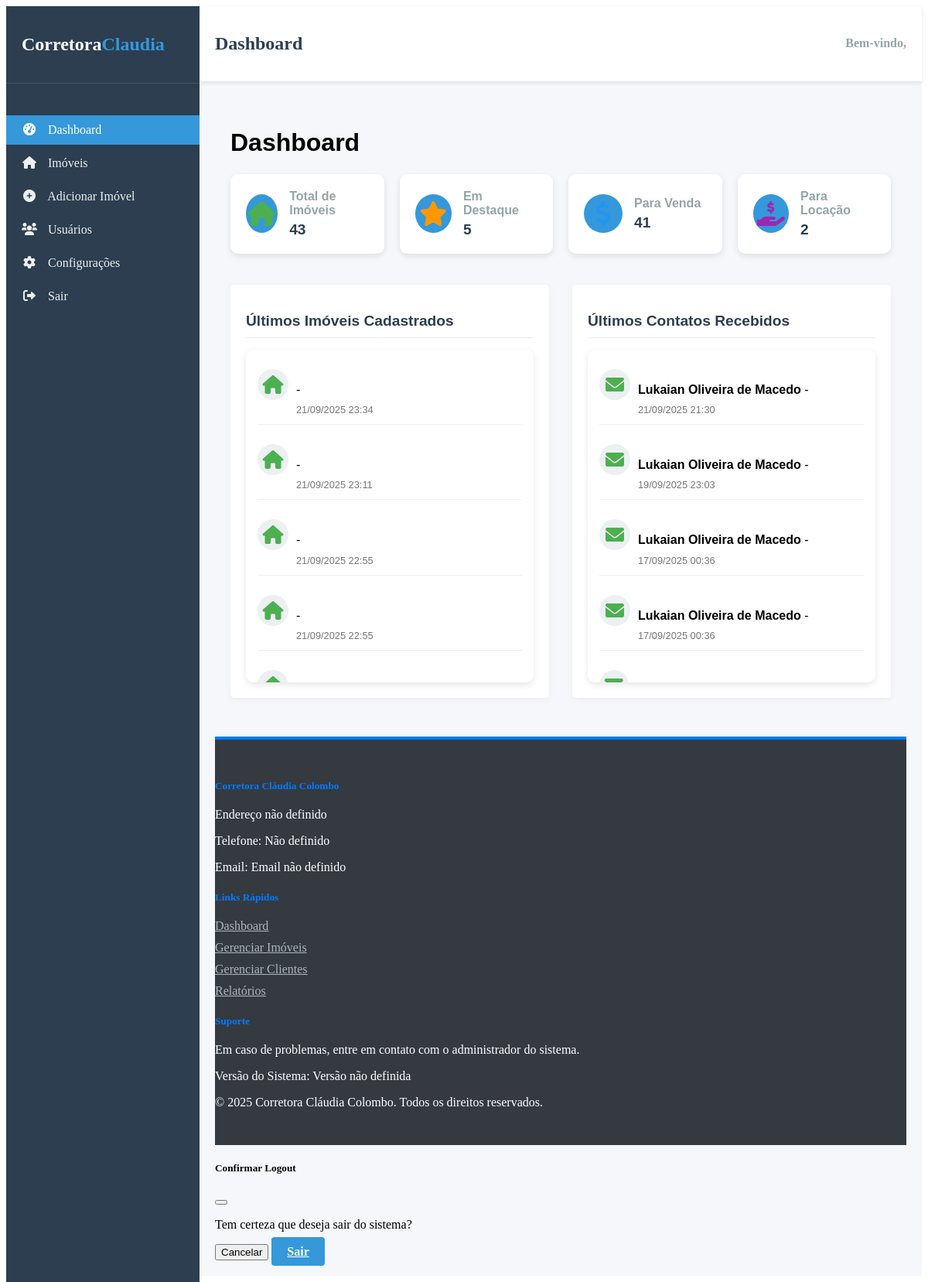
Screenshot of /private/admin/dashboard.php with the database file from the repository.
### tables this page shows
CREATE TABLE `imoveis` (
  `id` int(11) NOT NULL,
  `titulo` varchar(100) NOT NULL,
  `descricao` text NOT NULL,
  `tipo` enum('casa','apartamento','terreno','comercial') NOT NULL,
  `cidade` varchar(50) NOT NULL,
  `bairro` varchar(50) NOT NULL,
  `endereco` varchar(100) DEFAULT NULL,
  `preco` decimal(12,2) NOT NULL,
  `area` decimal(10,2) DEFAULT NULL,
  `quartos` int(11) DEFAULT NULL,
  `banheiros` int(11) DEFAULT NULL,
  `garagem` int(11) DEFAULT NULL,
  `imagens` text DEFAULT NULL,
  `destaque` tinyint(1) DEFAULT 0,
  `created_at` timestamp NOT NULL DEFAULT current_timestamp(),
  `updated_at` timestamp NOT NULL DEFAULT current_timestamp() ON UPDATE current_timestamp()
);

CREATE TABLE `contatos` (
  `id` int(11) NOT NULL,
  `nome` varchar(100) NOT NULL,
  `email` varchar(100) NOT NULL,
  `telefone` varchar(20) DEFAULT NULL,
  `assunto` varchar(50) DEFAULT NULL,
  `mensagem` text NOT NULL,
  `imovel_interesse` varchar(100) DEFAULT NULL,
  `created_at` timestamp NOT NULL DEFAULT current_timestamp(),
  `imovel_id` int(11) DEFAULT NULL,
  `imovel_titulo` varchar(255) DEFAULT NULL
);

### private/includes/db.php (called while the page is built, shortened)
<?php
try {
    $conn = new mysqli(DB_HOST, DB_USER, DB_PASS, DB_NAME);
    $conn->set_charset("utf8mb4");
} catch (Exception $e) {
    if (defined('DEV_ENVIRONMENT') && DEV_ENVIRONMENT === true) {
        die("<h2>Erro de conexão com o banco de dados</h2>
             <p>{$e->getMessage()}</p>
             <p>Por favor, verifique as configurações do banco de dados.</p>");
    } else {
        die("<h2>Erro temporário do sistema</h2>
             <p>Estamos enfrentando problemas técnicos. Por favor, tente novamente mais tarde.</p>");
    }
}
function db_query($sql, $params = []) {
    global $conn;
    $stmt = $conn->prepare($sql);
    if ($params) {
        $types = str_repeat('s', count($params));
        $stmt->bind_param($types, ...$params);
    }
    $stmt->execute();
    if (stripos(trim($sql), 'select') === 0) {
        $result = $stmt->get_result();
        $rows = [];
        while ($row = $result->fetch_assoc()) {
            $rows[] = $row;
        }
        return $rows;
    }
    $affected = $stmt->affected_rows;
    return $affected;
}

### private/admin/dashboard.php (the view, shortened to what this page needs)
<?php
require_once(__DIR__ . '/../includes/db.php');
?>
<?php
function formatar_data($data) {
    return date('d/m/Y H:i', strtotime($data));
}
$result = db_query("SELECT COUNT(*) as total FROM imoveis");
$total_imoveis = $result[0]['total'];
$imoveis_destaque = db_query("SELECT COUNT(*) as total FROM imoveis WHERE destaque = 1")[0]['total'];
$imoveis_venda    = db_query("SELECT COUNT(*) as total FROM imoveis WHERE tipo IN ('casa', 'apartamento', 'terreno')")[0]['total'];
$imoveis_locacao  = db_query("SELECT COUNT(*) as total FROM imoveis WHERE tipo = 'comercial'")[0]['total'];
$ultimos_imoveis = db_query("SELECT id, titulo, cidade, created_at FROM imoveis ORDER BY created_at DESC LIMIT 5");
$ultimos_contatos = db_query("SELECT nome, email, assunto, created_at FROM contatos ORDER BY created_at DESC LIMIT 5");
include __DIR__ . '/../includes/admin-header.php';
?>
<div class="admin-content">
    <h1>Dashboard</h1>
    <div class="stats-grid">
        <div class="stat-card card-total">
            <div class="stat-icon"><i class="fas fa-home"></i></div>
            <div class="stat-info">
                <h3>Total de Imóveis</h3>
                <p><?= $total_imoveis ?></p>
            </div>
        </div>
        <div class="stat-card card-destaque">
            <div class="stat-icon"><i class="fas fa-star"></i></div>
            <div class="stat-info">
                <h3>Em Destaque</h3>
                <p><?= $imoveis_destaque ?></p>
            </div>
        </div>
        <div class="stat-card card-venda">
            <div class="stat-icon"><i class="fas fa-dollar-sign"></i></div>
            <div class="stat-info">
                <h3>Para Venda</h3>
                <p><?= $imoveis_venda ?></p>
            </div>
        </div>
        <div class="stat-card card-locacao">
            <div class="stat-icon"><i class="fas fa-hand-holding-usd"></i></div>
            <div class="stat-info">
                <h3>Para Locação</h3>
                <p><?= $imoveis_locacao ?></p>
            </div>
        </div>
    </div>
    <div class="recent-activity">
        <div class="activity-section">
            <h2>Últimos Imóveis Cadastrados</h2>
            <div class="activity-list">
                <?php foreach ($ultimos_imoveis as $imovel): ?>
                    <div class="activity-item">
                        <div class="activity-icon"><i class="fas fa-home"></i></div>
                        <div class="activity-details">
                            <p>
                                 - <?= htmlspecialchars($imovel['cidade']) ?>
                            </p>
                            <span class="activity-time"><?= formatar_data($imovel['created_at']) ?></span>
                        </div>
                    </div>
                <?php endforeach; ?>
            </div>
        </div>
        <div class="activity-section">
            <h2>Últimos Contatos Recebidos</h2>
            <div class="activity-list">
                <?php foreach ($ultimos_contatos as $contato): ?>
                    <div class="activity-item">
                        <div class="activity-icon"><i class="fas fa-envelope"></i></div>
                        <div class="activity-details">
                            <p><strong><?= htmlspecialchars($contato['nome']) ?></strong> - <?= htmlspecialchars($contato['assunto']) ?></p>
                            <span class="activity-time"><?= formatar_data($contato['created_at']) ?></span>
                        </div>
                    </div>
                <?php endforeach; ?>
            </div>
        </div>
    </div>
</div>
<?php
include __DIR__ . '/../includes/admin-footer.php';
?>

### private/includes/admin-header.php (shortened to what this page needs)
<?php
if (!isset($page_title)) {
    $page_title = 'Dashboard';
}
?>
<!DOCTYPE html>
<html lang="pt-BR">
<head>
    <link rel="stylesheet" href="../../public/assets/css/admin.css">
    <link rel="stylesheet" href="https://cdnjs.cloudflare.com/ajax/libs/font-awesome/6.0.0-beta3/css/all.min.css">
</head>
<body>
    <div class="admin-container">
        <div class="sidebar">
            <div class="logo">
                <h1>Corretora<span>Claudia</span></h1>
            </div>
            <nav class="admin-nav">
                <ul>
                    <li><a href="dashboard.php" <?= basename($_SERVER['PHP_SELF']) == 'dashboard.php' ? 'class="active"' : '' ?>><i class="fas fa-tachometer-alt"></i> Dashboard</a></li>
                    <li><a href="../imoveis/listar.php" <?= basename($_SERVER['PHP_SELF']) == 'listar.php' ? 'class="active"' : '' ?>><i class="fas fa-home"></i> Imóveis</a></li>
                    <li><a href="../imoveis/adicionar.php" <?= basename($_SERVER['PHP_SELF']) == 'adicionar.php' ? 'class="active"' : '' ?>><i class="fas fa-plus-circle"></i> Adicionar Imóvel</a></li>
                    <li><a href="usuarios.php" <?= basename($_SERVER['PHP_SELF']) == 'usuarios.php' ? 'class="active"' : '' ?>><i class="fas fa-users"></i> Usuários</a></li>
                    <li><a href="configuracoes.php" <?= basename($_SERVER['PHP_SELF']) == 'configuracoes.php' ? 'class="active"' : '' ?>><i class="fas fa-cog"></i> Configurações</a></li>
                    <li><a href="logout.php"><i class="fas fa-sign-out-alt"></i> Sair</a></li>
                </ul>
            </nav>
        </div>
        <div class="main-content">
            <header class="admin-header">
                <div class="header-left">
                    <h2><?= htmlspecialchars($page_title) ?></h2>
                </div>
                <div class="header-right">
                    <span class="welcome">Bem-vindo, <?= htmlspecialchars($_SESSION['admin_username']) ?></span>
                </div>
            </header>
            <div class="content">

### private/includes/admin-footer.php (shortened to what this page needs)
<footer class="admin-footer">
    <div class="container-fluid">
        <div class="row">
            <div class="col-md-4">
                <h5><?php echo NOME_CORRETORA; ?></h5>
                <p>
                    <?php
                        echo (defined('ENDERECO_CORRETORA') ? constant('ENDERECO_CORRETORA') : 'Endereço não definido');
                    ?>
                </p>
                <p>Telefone: <?php echo isset($TELEFONE_CORRETORA) ? $TELEFONE_CORRETORA : (defined('TELEFONE_CORRETORA') ? constant('TELEFONE_CORRETORA') : 'Não definido'); ?></p>
                <p>Email: <?php echo (defined('EMAIL_CORRETORA') ? constant('EMAIL_CORRETORA') : (isset($EMAIL_CORRETORA) ? $EMAIL_CORRETORA : 'Email não definido')); ?></p>
            </div>
            <div class="col-md-4">
                <h5>Links Rápidos</h5>
                <ul class="list-unstyled">
                    <li><a href="<?php echo BASE_URL; ?>admin/dashboard.php">Dashboard</a></li>
                    <li><a href="<?php echo BASE_URL; ?>admin/lista_imoveis.php">Gerenciar Imóveis</a></li>
                    <li><a href="<?php echo BASE_URL; ?>admin/lista_clientes.php">Gerenciar Clientes</a></li>
                    <li><a href="<?php echo BASE_URL; ?>admin/relatorios.php">Relatórios</a></li>
                </ul>
            </div>
            <div class="col-md-4">
                <h5>Suporte</h5>
                <p>Em caso de problemas, entre em contato com o administrador do sistema.</p>
                <p>Versão do Sistema: <?php echo (defined('VERSAO_SISTEMA') ? constant('VERSAO_SISTEMA') : 'Versão não definida'); ?></p>
                <p>&copy; <?php echo date('Y'); ?> <?php echo NOME_CORRETORA; ?>. Todos os direitos reservados.</p>
            </div>
        </div>
    </div>
</footer>
<div class="modal fade" id="logoutModal" tabindex="-1" aria-hidden="true">
    <div class="modal-dialog">
        <div class="modal-content">
            <div class="modal-header">
                <h5 class="modal-title">Confirmar Logout</h5>
                <button type="button" class="btn-close" data-bs-dismiss="modal" aria-label="Close"></button>
            </div>
            <div class="modal-body">
                <p>Tem certeza que deseja sair do sistema?</p>
            </div>
            <div class="modal-footer">
                <button type="button" class="btn btn-secondary" data-bs-dismiss="modal">Cancelar</button>
                <a href="<?php echo BASE_URL; ?>admin/logout.php" class="btn btn-primary">Sair</a>
            </div>
        </div>
    </div>
</div>
</body>
</html>

### public/assets/css/admin.css (style rules this page uses)
:root { --admin-primary: #2c3e50; --admin-secondary: #3498db; --admin-dark: #1a252f; --admin-light: #ecf0f1; --admin-gray: #95a5a6; --admin-success: #2ecc71; --admin-danger: #e74c3c; --admin-warning: #f39c12; }
.admin-container { display: flex; min-height: 100vh; }
.sidebar { width: 250px; background: var(--admin-primary); color: white; padding: 20px 0; position: fixed; height: 100%; z-index: 100; }
.sidebar .logo { padding: 0 20px 20px; border-bottom: 1px solid rgba(255,255,255,0.1); }
.sidebar .logo h1 { font-size: 1.5rem; color: white; }
.sidebar .logo h1 span { color: var(--admin-secondary); }
.admin-nav ul { padding: 20px 0; }
.admin-nav ul li { margin: 5px 0; }
.admin-nav ul li a { display: block; padding: 10px 20px; color: var(--admin-light); text-decoration: none; transition: all 0.3s ease; }
.admin-nav ul li a.active { background: var(--admin-secondary); color: white; }
.admin-nav ul li a i { margin-right: 10px; width: 20px; text-align: center; }
.main-content { flex: 1; margin-left: 250px; background: #f5f7fa; }
.admin-header { background: white; padding: 15px 20px; display: flex; justify-content: space-between; align-items: center; box-shadow: 0 2px 5px rgba(0,0,0,0.1); }
.admin-header h2 { color: var(--admin-primary); font-size: 1.5rem; }
.welcome { color: var(--admin-gray); font-weight: 600; }
.content { padding: 20px; }
.stats-grid { display: grid; grid-template-columns: repeat(auto-fit, minmax(200px, 1fr)); gap: 20px; margin-bottom: 30px; }
.stat-card { background: white; border-radius: 5px; padding: 20px; box-shadow: 0 2px 10px rgba(0,0,0,0.05); display: flex; align-items: center; }
.stat-icon { width: 50px; height: 50px; background: var(--admin-secondary); border-radius: 50%; display: flex; align-items: center; justify-content: center; margin-right: 15px; color: white; font-size: 1.2rem; }
.stat-info h3 { font-size: 0.9rem; color: var(--admin-gray); margin-bottom: 5px; }
.stat-info p { font-size: 1.5rem; font-weight: 700; color: var(--admin-primary); }
.recent-activity { display: grid; grid-template-columns: 1fr 1fr; gap: 20px; }
.activity-section { background: white; border-radius: 5px; padding: 20px; box-shadow: 0 2px 10px rgba(0,0,0,0.05); }
.activity-section h2 { font-size: 1.2rem; color: var(--admin-primary); margin-bottom: 15px; padding-bottom: 10px; border-bottom: 1px solid var(--admin-light); }
.activity-item { display: flex; padding: 10px 0; border-bottom: 1px solid var(--admin-light); }
.activity-item:last-child { border-bottom: none; }
.activity-icon { width: 40px; height: 40px; background: var(--admin-light); border-radius: 50%; display: flex; align-items: center; justify-content: center; margin-right: 15px; color: var(--admin-primary); }
.activity-details p { margin-bottom: 5px; line-height: 1.4; }
.activity-time { font-size: 0.8rem; color: var(--admin-gray); }
.btn-primary { background: var(--admin-secondary); color: white; border: none; padding: 10px 20px; border-radius: 4px; cursor: pointer; font-weight: 600; transition: background 0.3s ease; }
.admin-footer { background-color: #343a40; color: #fff; padding: 30px 0; margin-top: 30px; border-top: 4px solid #007bff; }
.admin-footer h5 { color: #007bff; margin-bottom: 20px; font-weight: 600; }
.admin-footer a { color: #adb5bd; transition: color 0.3s; }
.admin-footer ul { padding-left: 0; list-style: none; }
.admin-footer ul li { margin-bottom: 10px; }

### private/admin/dashboard.php (style rules this page uses)
.admin-content { padding: 20px; font-family: Arial, sans-serif; }
.stats-grid { display: grid; grid-template-columns: repeat(auto-fit, minmax(180px, 1fr)); gap: 20px; margin-bottom: 40px; }
.stat-card { background: #fff; padding: 20px; border-radius: 10px; box-shadow: 0 3px 8px rgba(0,0,0,0.1); display: flex; align-items: center; }
.stat-icon { font-size: 2rem; margin-right: 15px; color: #4CAF50; }
.stat-info h3 { margin: 0 0 5px; font-size: 1rem; }
.stat-info p { margin: 0; font-weight: bold; font-size: 1.2rem; }
.card-destaque .stat-icon { color: #FF9800; }
.card-venda .stat-icon { color: #2196F3; }
.card-locacao .stat-icon { color: #9C27B0; }
.recent-activity { display: flex; flex-wrap: wrap; gap: 30px; }
.activity-section { flex: 1; min-width: 300px; }
.activity-list { background: #fff; border-radius: 10px; padding: 15px; max-height: 400px; overflow-y: auto; box-shadow: 0 3px 8px rgba(0,0,0,0.1); }
.activity-item { display: flex; margin-bottom: 15px; }
.activity-icon { font-size: 1.5rem; margin-right: 10px; color: #4CAF50; }
.activity-time { font-size: 0.8rem; color: #777; }

### rows the page displays
imoveis: created_at "21/09/2025 23:34"
imoveis: created_at "21/09/2025 23:11"
imoveis: created_at "21/09/2025 22:55"
imoveis: created_at "21/09/2025 22:55"
contatos: nome "Lukaian Oliveira de Macedo", created_at "21/09/2025 21:30"
contatos: nome "Lukaian Oliveira de Macedo", created_at "19/09/2025 23:03"
contatos: nome "Lukaian Oliveira de Macedo", created_at "17/09/2025 00:36"
contatos: nome "Lukaian Oliveira de Macedo", created_at "17/09/2025 00:36"

### other values shown
$page_title "Dashboard"
$total_imoveis "43"
$imoveis_destaque "5"
$imoveis_venda "41"
$imoveis_locacao "2"
NOME_CORRETORA "Corretora Cláudia Colombo"
